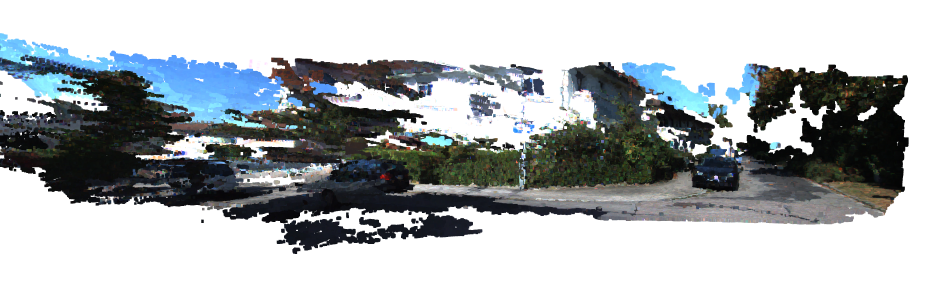
#> input picture Project/Project2/output1.PNG, 1849 x 568 px (shown at 1/2 size)
$ jupyter execute --allow-errors Project_2.ipynb
#> lines starting #> are read from the running program, lines starting #| are printed output that depends on the picture
# Project 2

## Topic : Stereo reconstruction and Non-linear optimization

#### Instructions
<ul>
    <li> The second project of the course is designed to get you familiar with stereo reconstruction, and non-linear optimization </li>
    <li> Use python for this project. PILLOW and OpenCV are permitted for image I/O. </li>
    <li> Submit this notebook as a zipped file on moodle. The format should be $<$team_id$>$_$<$team_ name$>$.zip. Both members have to submit this zip file. </li>
    <li> A seperate report is not needed if you're coding in the notebook itself. Please provide adequate descriptions of the approaches you've taken. Also mention work distribution for the two members. </li>
    <li> Refer to the late day policy. Start early </li>
    <li> Download data from here: https://iiitaphyd-my.sharepoint.com/:f:/g/personal/aryan_sakaria_students_iiit_ac_in/Er5C7351IAlFsvwHUesFeSQBQtlSiAS7AORSEJT2qH_8_w?e=ol98k9  </li>
</ul>

----
### PART 1: Stereo dense reconstruction

3-D point clouds are very useful in robotics for several tasks such as object detection, motion estimation (3D-3D matching or 3D-2D matching), SLAM, and other forms of scene understanding.  Stereo camerasprovide  us  with  a  convenient  way  to  generate  dense  point  clouds.Densehere,  in  contrast  tosparse,means all the image points are used for the reconstruction.  In this part of the assignment you will begenerating a dense 3D point cloud reconstruction of a scene from stereo images.

#### Procedure:

<ol>
    <li> Generate a disparity map for each stereo pair.  Use OpenCV (e.g.  StereoSGBM) for this.  Notethat the images provided are already rectified and undistorted. </li>
    <li> Then, using the camera parameters and baseline information generate colored point clouds fromeach disparity map.  Some points will have invalid disparity values, so ignore them.  Use [Open3D]for storing your point clouds. </li>
    <li> Register (or transform) all the generated point clouds into your world frame by using the providedground truth poses. </li>
    <li> Visualize the registered point cloud data, in color.  Use Open3D for this </li>
</ol>


[cell 1]
#import libraries:
import numpy as np
# from sklearn.preprocessing import normalize #normalizing gives better results. Experiment with this
import cv2
import open3d as o3d
import matplotlib.pyplot as plt
import glob
import os
import math

[cell 2]
def read_transformations(filename='mr2020_project_data/poses.txt'):
    f = open(filename, 'r')
    lines = f.readlines()
    transformation_list = []
    for i in range(len(lines)):
        transformation_list_temp = lines[i].split()
        temp_rot = []
        temp_rot.append( (transformation_list_temp[0:4] ) )
        temp_rot.append( (transformation_list_temp[4:8]  ) )
        temp_rot.append( (transformation_list_temp[8:12]  ) )
        transformation_list.append(temp_rot)
    return transformation_list

Provide explanation in this cell:
1. `calc_disparity()` takes a pair of stereo images as its input and calculates the disparity map using the inbuilt function `cv2.StereoSGBM_create()`.
2. To generate a point cloud from the disparity map, we use the formula
$$
depth = \frac{(baseline * f)}{disparity}
$$
where  𝑓  is the focal length (the focal length is the top-left element of the matrix K). We calculate the `depth` value for each pixel using this formula, skipping the pixels with an undefined disparity value which greater minimum disparity. This process projects the points to the camera frame.
3. We read the provided ground truth poses (`poses.txt`), so that we can transform the generated point clouds to the world frame.
4. Using `save_point_cloud()`, saving point clouds for all the stereo image pairs and using `display_point_cloud()` visualizing the registered point cloud data in color.

[cell 3]
'''
def calc_disparity(im1, im2):
    window_size = 9
    minDisparity = 10
    stereo = cv2.StereoSGBM_create(
        blockSize=10,
        numDisparities=64,
        preFilterCap=10,
        minDisparity=minDisparity,
        P1=4 * 3 * window_size ** 2,
        P2=32 * 3 * window_size ** 2
    )
    disparity = stereo.compute(im1, im2).astype(np.float32) / 16.0
    #disparity = disparity / stereo.getNumDisparities()
    return disparity
'''
# [57 lines left out: functions calc_disparity, calc_points, calc_points_2, save_point_cloud, not called in this run]
    # o3d.io.write_point_cloud("/content/drive/My Drive/MR/points.pcd", pcd)
    #save_point_cloud(np_points, np_colors, "./points.pcd")

def display_point_cloud(fileName):
    pcd = o3d.io.read_point_cloud(fileName)
    o3d.visualization.draw_geometries([pcd])

# [5 lines left out: function transform_pose, not called in this run]

def get_calib_info(datapath):
    f = open(datapath + '/calib.txt', 'r')
    file_contents = f.read()
    #print(file_contents)
    K = [[7.070912e+02, 0.000000e+00, 6.018873e+02],
         [0.000000e+00, 7.070912e+02, 1.831104e+02],
         [0.000000e+00, 0.000000e+00, 1.000000e+00]]
    baseline = 0.53790448812
    Kinv = np.linalg.pinv(K)
    return K, Kinv, baseline

def get_poses():
    content = read_transformations()
    content = np.array(content)
    content = content.astype('float64')
    content = [np.vstack((x, np.array([0,0,0,1]))) for x in content]
    poses = np.array(content)
    return poses

# [11 lines left out: function convert_world_frame, not called in this run]


def rotate(R, points):
        return (R @ points.T).T

# [5 lines left out: function get_pcd, not called in this run]

def get_images(datapath):
    im1Names = []
    im2Names = []

    for filename in glob.glob(datapath + '/img2/*.png'):
        im1Names.append(filename)
    for filename in glob.glob(datapath + '/img3/*.png'):
        im2Names.append(filename)
    im1Names.sort()
    im2Names.sort()

    images1 = []
    images2 = []

    for filename in im1Names:
        img = cv2.imread(filename)
        img = cv2.cvtColor(img, cv2.COLOR_BGR2RGB)
        images1.append(img)

    for filename in im2Names:
        img = cv2.imread(filename)
        img = cv2.cvtColor(img, cv2.COLOR_BGR2RGB)
        images2.append(img)

    return images1, images2

def main(datapath):
    images1, images2 = get_images(datapath)

    all_points = np.zeros((0, 3))
    all_colors = np.zeros((0, 3))

    K, Kinv, baseline = get_calib_info(datapath)
    print("K : \n", K)
    print("Baseline : ", baseline)
    poses = get_poses()
    for i in range(len(images1)):
        disp = calc_disparity(images1[i], images2[i])
        cur_points, cur_colors = calc_points(images1[i], disp, K, Kinv, baseline)
        cur_points = transform_pose(cur_points, poses[i])
        print('File {} processed....'.format(i+1))
        all_points = np.vstack((all_points, cur_points))
        all_colors = np.vstack((all_colors, cur_colors))


    pcd = get_pcd(all_points, all_colors)
    pcd = convert_world_frame(pcd)
    #save_point_cloud(all_points, all_colors, "./all_points.pcd")
    o3d.io.write_point_cloud("./reconstructed_points.pcd", pcd)

    return all_points, all_colors

[cell 4]
datapath = './mr2020_project_data'
#> (the rest of this cell did not finish here and is left out)

[cell 5]
im1 = cv2.imread('output1.PNG')
#> im1 is the input picture: shape (568, 1849, 3); mean B, G, R 175.8, 173.4, 168.6
im1 = cv2.cvtColor(im1, cv2.COLOR_BGR2RGB)
im2 = cv2.imread('output2.PNG')
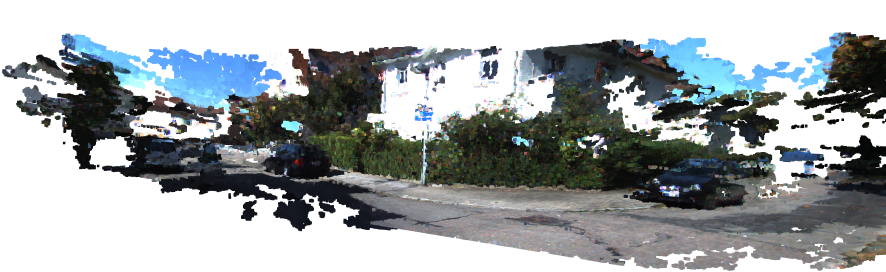
#> input picture Project/Project2/output2.PNG, 1771 x 544 px (shown at 1/2 size)
#> im2 is the input picture: shape (544, 1771, 3); mean B, G, R 167.7, 165.8, 160.8
im2 = cv2.cvtColor(im2, cv2.COLOR_BGR2RGB)
im3 = cv2.imread('output3.PNG')
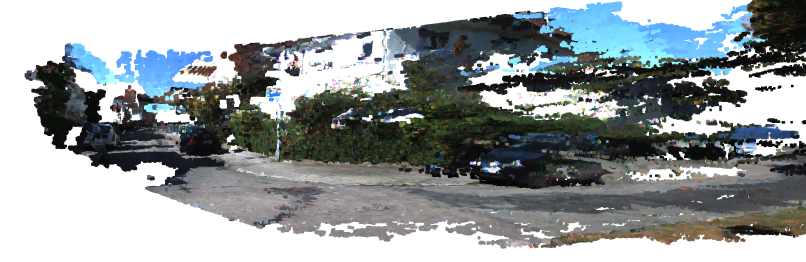
#> input picture Project/Project2/output3.PNG, 1611 x 524 px (shown at 1/2 size)
#> im3 is the input picture: shape (524, 1611, 3); mean B, G, R 157.2, 155.7, 150
im3 = cv2.cvtColor(im3, cv2.COLOR_BGR2RGB)
fig, (ax1, ax2, ax3) = plt.subplots(3, 1, figsize=(20,30))
ax1.imshow(im1)
ax1.axis('off')
ax1.set_title('Sample Output 1')
ax2.imshow(im2)
ax2.axis('off')
ax2.set_title('Sample Output 2')
ax3.imshow(im3)
ax3.axis('off')
ax3.set_title('Sample Output 3')
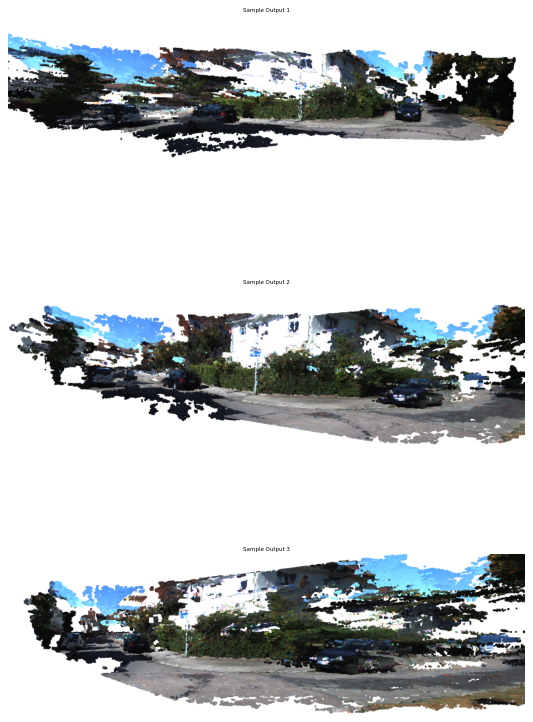
#> figure drawn by matplotlib, 3 panels

----
### PART 2: Motion estimation using iterative PnP

Using the generated reconstruction from the previous part, synthesize a new image taken by a virtualmonocular camera fixed at any arbitrary position and orientation.  Your task in this part is to recoverthis pose using an iterative Perspective-from-n-Points (PnP) algorithm.

#### Procedure:

<ol>
    <li> Obtain a set of 2D-3D correspondences between the the image and the point cloud.  Since hereyou’re generating the image, this should be easy to obtain. </li>
    <li> For this set of correspondences compute the total reprojection error c= $\sum_{i} ‖x_i−P_{k}X_i‖^2 $    where $P_{k}= K[R_{k}|t_{k}]$, $X_{i}$ is the 3D point in the world frame, $x_{i}$ is its corresponding projection. </li>
    <li> Solve for the pose $T_{k}$ that minimizes this non-linear reprojection error using a Gauss-Newton (GN)scheme.  Recall that in GN we start with some initial estimated value $x_{o}$ and iteratively refine the estimate using $x_{1}$= $∆x+x_0$, where $∆x$ is obtained by solving the normal equations $J^{T}J∆x$= -$J^{T}e$, until convergence.The main steps in this scheme are computing the corresponding Jacobians and updating the estimates correctly.  For our problem,  use a 12×1 vector parameterization for $T_{k}$(the top 3×4submatrix).  Run the optimization for different choices of initialization and report your observations. </li>
</ol>

For estimating the pose,

__Algorithm__:

While($Squared\_Error > Threshold\_Squared\_Error$):
1. Compute $J$
2. Compute $\Delta x = -(J^{T}J)^{-1}J^{T}(e)$
3. Compute $x_{k+1} = x_k - \Delta x$
3. Compute $Squared\_Error$

To implement the above algorithm, the main challenge is to compute the Jacobian (J).

__Computing the Jacobian(J):__

we know that

$$
    K [R|t] X = \begin{bmatrix}
        f_x && 0 && c_x\\
        0 && f_y && c_y\\
        0 && 0 && 1\\
    \end{bmatrix}
    \begin{bmatrix}
        a_1 && a_2 && a_3 && a_4\\
        a_5 && a_6 && a_7 && a_8\\
        a_9 && a_{10} && a_{11} && a_{12}\\
    \end{bmatrix}
    \begin{bmatrix}
        X_i\\
        Y_i\\
        Z_i\\
        1\\
    \end{bmatrix}=
    \begin{bmatrix}
        f_x(X_ia_1 + Y_ia_2 + Z_ia_3 + a_4)+c_x(X_ia_9 + Y_ia_{10} + Z_ia_{11} + a_{12})\\
        f_y(X_ia_5 + Y_ia_6 + Z_ia_7 + a_8)+c_y(X_ia_9 + Y_ia_{10} + Z_ia_{11} + a_{12})\\
        X_ia_9 + Y_ia_{10} + Z_ia_{11} + a_{12}\\
    \end{bmatrix}
$$

Therefore,

$$
    \begin{bmatrix}
        x_i\\
        y_i\\
    \end{bmatrix}=
    \begin{bmatrix}
        \frac{f_x(X_ia_1 + Y_ia_2 + Z_ia_3 + a_4)+c_x(X_ia_9 + Y_ia_{10} + Z_ia_{11} + a_{12})}{X_ia_9 + Y_ia_{10} + Z_ia_{11} + a_{12}}\\
        \frac{f_y(X_ia_5 + Y_ia_6 + Z_ia_7 + a_8)+c_y(X_ia_9 + Y_ia_{10} + Z_ia_{11} + a_{12})}{X_ia_9 + Y_ia_{10} + Z_ia_{11} + a_{12}}\\
    \end{bmatrix}
$$

So,

Assuming,

$$
P_1 = f_x(X_ia_1 + Y_ia_2 + Z_ia_3 + a_4)+c_x(X_ia_9 + Y_ia_{10} + Z_ia_{11} + a_{12})
$$

$$
P_2 = f_y(X_ia_5 + Y_ia_6 + Z_ia_7 + a_8)+c_y(X_ia_9 + Y_ia_{10} + Z_ia_{11} + a_{12})
$$
$$
Q = X_ia_9 + Y_ia_{10} + Z_ia_{11} + a_{12}
$$
$$
F_x = \frac{f_x}{Q}
$$
$$
F_y = \frac{f_y}{Q}
$$
$$
C_x = \frac{c_xQ-P_1}{Q^2}
$$
$$
C_y = \frac{c_yQ-P_2}{Q^2}
$$

for $x_i$ and $y_i$, the jacobian matrix we have are,

$$
J_i = \begin{bmatrix}
    \frac{\partial x_i}{\partial a_1} & \frac{\partial x_i}{\partial a_2} & \frac{\partial x_i}{\partial a_3} & \frac{\partial x_i}{\partial a_4} & \frac{\partial x_i}{\partial a_5} & \frac{\partial x_i}{\partial a_6} & \frac{\partial x_i}{\partial a_7} & \frac{\partial x_i}{\partial a_8} & \frac{\partial x_i}{\partial a_9} & \frac{\partial x_i}{\partial a_{10}} & \frac{\partial x_i}{\partial a_{11}} & \frac{\partial x_i}{\partial a_{12}}\\
\end{bmatrix}_{1\times12}$$
$$=\begin{bmatrix}
    X_iF_x & Y_iF_x & Z_iF_x & F_x & 0 & 0 & 0 & 0 & X_iC_x & Y_iC_x & Z_iC_x & C_x\\
\end{bmatrix}_{1\times12}
$$

and

$$
G_i = \begin{bmatrix}
    \frac{\partial y_i}{\partial a_1} & \frac{\partial y_i}{\partial a_2} & \frac{\partial y_i}{\partial a_3} & \frac{\partial y_i}{\partial a_4} & \frac{\partial y_i}{\partial a_5} & \frac{\partial y_i}{\partial a_6} & \frac{\partial y_i}{\partial a_7} & \frac{\partial y_i}{\partial a_8} & \frac{\partial y_i}{\partial a_9} & \frac{\partial y_i}{\partial a_{10}} & \frac{\partial y_i}{\partial a_{11}} & \frac{\partial y_i}{\partial a_{12}}\\
\end{bmatrix}_{1\times12}$$
$$=\begin{bmatrix}
    0 & 0 & 0 & 0 & X_iF_y & Y_iF_y & Z_iF_y & F_y &  X_iC_y & Y_iC_y & Z_iC_y & C_y\\
\end{bmatrix}_{1\times12}
$$

Now, considering we have N points $(x_1,y_1),(x_2,y_2),...,(x_N,y_N)$, our final Jacobian matrix J will be as follows,

$$
J = \begin{bmatrix}
    J_1\\
    G_1\\
    J_2\\
    G_2\\
    \vdots\\
    J_N\\
    G_N\\
\end{bmatrix}_{2N\times12}
$$

After computing this Jacobian, we simply use it to compute $\Delta x$  as $\Delta x = -(J^{T}J)^{-1}J^{T}(e)$
Then we use the $\Delta x$ in the update equation as $x_{k+1} = x_k - \Delta x$

[cell 6]
# [5 lines left out: function showImage, not called in this run]

def get_metadata():
    # Calculating correct projection matrix
    datapath = './mr2020_project_data'
    poses = get_poses()
